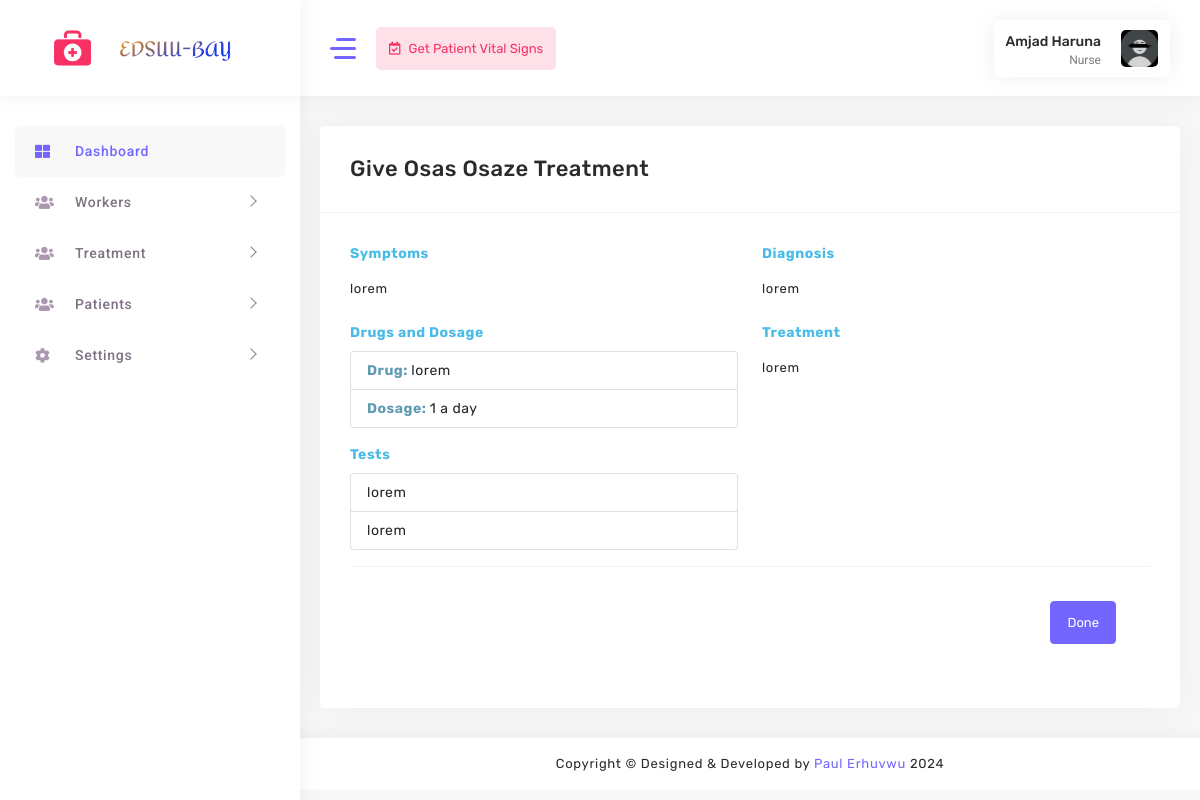
The page /nurse/view-treatment/1/ (signed in) on the database its author committed.
### accounts/models.py (models this page shows, shortened)
class UserProfile(models.Model):
    USER_ROLES = (
        ('nurse', 'Nurse'),
        ('doctor', 'Doctor'),
    )
    user = models.OneToOneField(User, on_delete=models.CASCADE)
    email = models.EmailField(max_length=30)
    role = models.CharField(max_length=20, choices=USER_ROLES)
    phone_number = models.CharField(max_length=15)
    profile_picture = models.ImageField(upload_to='profile_pictures', blank=True, null=True)
    bio = models.TextField(blank=True, null=True)
    address = models.TextField(blank=True, null=True)
    birthday = models.DateField(blank=True, null=True)

class Prescription(models.Model):
    doctor = models.ForeignKey(UserProfile, on_delete=models.CASCADE)
    patient = models.ForeignKey(PatientProfile, on_delete=models.CASCADE, related_name='prescriptions')  # Define related_name here
    symptoms = models.TextField()
    diagnosis = models.TextField()
    treatment = models.TextField()
    drugs = models.JSONField()  # [{'drug': 'Drug1', 'dosage': 'Dosage1'}, ...]
    tests = models.JSONField(blank=True, null=True)  # ['Test1', 'Test2', ...]
    created_at = models.DateTimeField(auto_now_add=True)
    updated_at = models.DateTimeField(auto_now=True)
    treatment_given = models.BooleanField(default=False)  # New field
    prescription_given = models.BooleanField(default=False)

class PatientProfile(models.Model):
    first_name = models.CharField(max_length=100)
    last_name = models.CharField(max_length=100)
    matriculation_number = models.CharField(max_length=20, unique=True)
    email = models.EmailField()
    mobile_no = models.CharField(max_length=11)
    birthday = models.DateField()
    marital_status = models.CharField(max_length=20, choices=[('Married', 'Married'), ('Unmarried', 'Unmarried')])
    sex = models.CharField(max_length=10, choices=[('Male', 'Male'), ('Female', 'Female')])
    blood_group = models.CharField(max_length=5, choices=[('A+', 'A+'), ('A-', 'A-'), ('B+', 'B+'), ('B-', 'B-'), ('O+', 'O+'), ('O-', 'O-'), ('AB+', 'AB+'), ('AB-', 'AB-')])
    genotype = models.CharField(max_length=2, choices=[('AA', 'AA'), ('AS', 'AS'), ('AC', 'AC'), ('SS', 'SS'), ('SC', 'SC')])
    address = models.TextField()
    patient_height = models.CharField(max_length=10)
    image = models.ImageField(upload_to='patients/', blank=True, null=True)
    mothers_number = models.CharField(max_length=11)
    fathers_number = models.CharField(max_length=11)

### accounts/views.py (the view)
# urls.py: path('nurse/view-treatment/<int:prescription_id>/', view_treatment, name='view_treatment'),
@login_required(login_url='/custom_login/')
@role_required('nurse')
def view_treatment(request, prescription_id):
    prescription = get_object_or_404(Prescription, id=prescription_id)
    return render(request, 'nurse/view-treatment.html', {'prescription': prescription})

### accounts/views.py (called while the page is built)
def role_required(role):
    def decorator(view_func):
        @wraps(view_func)
        def _wrapped_view(request, *args, **kwargs):
            if request.user.is_authenticated:
                user_profile = UserProfile.objects.get(user=request.user)
                if user_profile.role == role:
                    return view_func(request, *args, **kwargs)
                else:
                    return redirect('error404')  # Update 'error404' with your actual URL name for the error page
            else:
                return redirect('login')
        return _wrapped_view
    return decorator

### accounts/templates/nurse/view-treatment.html (shortened to what this page needs)
{% load static %}
<!DOCTYPE html>
<html lang="en">
<head>
    <link rel="stylesheet" href="{% static 'assets/main/css/fonts.css' %}">
    <link rel="stylesheet" href="{% static 'assets/main/css/style.css' %}">
</head>
<body>
    <div id="main-wrapper" class="show">
        <aside class="left-panel nicescroll-box">
            <nav class="navigation">
                <ul class="list-unstyled main-menu">
                    <li class="has-submenu active">
                        <a href="{% url 'homenurse' %}">
                            <i class="fas fa-th-large"></i>
                            <span class="nav-label">Dashboard</span>
                        </a>
                    </li>
                    <li class="has-submenu">
                        <a href="javascript:void()" class="has-arrow mm-collapsed">
                            <i class="fas fa-users"></i>
                            <span class="nav-label">Workers</span>
                        </a>
                    </li>
                    <li class="has-submenu">
                        <a href="javascript:void()" class="has-arrow mm-collapsed">
                            <i class="fas fa-users"></i>
                            <span class="nav-label">Treatment</span>
                        </a>
                    </li>
                    <li class="has-submenu">
                        <a href="javascript:void()" class="has-arrow mm-collapsed">
                            <i class="fas fa-users"></i>
                            <span class="nav-label">Patients</span>
                        </a>
                    </li>
                    <li class="has-submenu">
                        <a href="javascript:void()" class="has-arrow mm-collapsed">
                            <i class="fas fa-cog"></i>
                            <span class="nav-label">Settings</span>
                        </a>
                    </li>
                </ul>
            </nav>
        </aside>
        <div class="nav-header">
            <div class="brand-logo">
                <a href="#"> <img class="logo-tabib" src="{% static 'assets/images/download.png' %}" alt=""></a>
                <a href="#"><img class="brand-title" src="{% static 'assets/images/logo.png' %}" alt=""></a>
            </div>
        </div>
        <div class="header">
            <header class="top-head container-fluid">
                <div class="nav-control">
                    <div class="hamburger">
                        <span class="line"></span><span class="line"></span><span class="line"></span>
                    </div>
                    <div class="left-header content-header__menu">
                        <ul class="list-unstyled">
                            <li class="nav-link btn">
                                <a href="{% url 'vitals' %}"><i class="far fa-calendar-check"></i> <span>Get Patient Vital Signs</span> </a>
                            </li>
                        </ul>
                    </div>
                </div>
                <div class="header-right">
                    <div class="my-account-wrapper widget-7">
                        <div class="account-wrapper">
                            <div class="account-control">
                                <a class="login header-profile" href="#" title="Sign in">
                                    <div class="header-info">
                                        <span style="text-transform: capitalize;">{{ user.get_full_name }}</span>
                                        <small>{{ user.userprofile.get_role_display }}</small>
                                    </div>
                                    <img src="{% if user.userprofile.profile_picture %}{{ user.userprofile.profile_picture.url }}{% else %}{% static 'assets/images/profile.jpg' %}{% endif %}" alt="Profile Picture">
                                </a>
                            </div>
                        </div>
                    </div>
                </div>
            </header>
        </div>
        <div class="content-body">
            <div class="warper container-fluid">
                <div class="new-patients main_container">
                    <div class="row">
                        <div class="col-md-12">
                            <div class="card shadow">
                                <div class="card-header">
                                    <h4 class="card-title">Give {{ prescription.patient.first_name }} {{ prescription.patient.last_name }} Treatment</h4>
                                </div>
                                <div class="card-body">
                                    <div class="row">
                                        <div class="col-md-6 col-sm-12 form-group">
                                            <label for="symptoms" style="font-weight: bold; color: #48bbe8;">Symptoms</label>
                                            <p class="form-control-plaintext">{{ prescription.symptoms }}</p>
                                        </div>
                                        <div class="col-md-6 col-sm-12 form-group">
                                            <label for="diagnosis" style="font-weight: bold; color: #48bbe8;">Diagnosis</label>
                                            <p class="form-control-plaintext">{{ prescription.diagnosis }}</p>
                                        </div>
                                    </div>
                                    <div class="row">
                                        <div class="col-md-6 col-sm-12 form-group">
                                            <label for="drugs" style="font-weight: bold; color: #48bbe8;">Drugs and Dosage</label>
                                            <ul class="list-group">
                                                {% for drug in prescription.drugs %}
                                                    <li class="list-group-item"><span style="font-weight: bold; color: #609bb3;">Drug: </span>{{ drug.drug }}</li>
                                                    <li class="list-group-item"><span style="font-weight: bold; color: #609bb3;">Dosage: </span>{{ drug.dosage }}</li>
                                                {% endfor %}
                                            </ul>
                                        </div>
                                        <div class="col-md-6 col-sm-12 form-group">
                                            <label for="treatment" style="font-weight: bold; color: #48bbe8;">Treatment</label>
                                            <p class="form-control-plaintext">{{ prescription.treatment }}</p>
                                        </div>
                                        <div class="col-md-6 col-sm-12 form-group">
                                            <label for="tests" style="font-weight: bold; color: #48bbe8;">Tests</label>
                                            <ul class="list-group">
                                                {% if prescription.tests %}
                                                    {% for test in prescription.tests %}
                                                        <li class="list-group-item">{{ test }}</li>
                                                    {% endfor %}
                                                {% else %}
                                                    <p>No Test for Patient</p>
                                                {% endif %}
                                            </ul>
                                        </div>
                                    </div>
                                    <form method="post" action="{% url 'treatment_done' prescription.id %}">
                                        <div class="modal-footer">
                                            <button type="submit" class="btn btn-primary">Done</button>
                                        </div>
                                    </form>
                                </div>
                            </div>
                        </div>
                    </div>
                </div>
            </div>
        </div>
        <div class="footer">
            <div class="copyright">
                <p class="mb-0">Copyright © Designed &amp; Developed by <a href="#" target="_blank">Paul Erhuvwu</a>
                    2024
                </p>
            </div>
        </div>
    </div>
</body>
</html>

### rows shown on the page
Prescription: patient.first_name "Osas", patient.last_name "Osaze", symptoms "lorem", diagnosis "lorem", drug "lorem", dosage "1 a day", treatment "lorem", test "lorem"

### other values the page prints
{{ user.get_full_name }} "Amjad Haruna"
{{ user.userprofile.get_role_display }} "Nurse"
